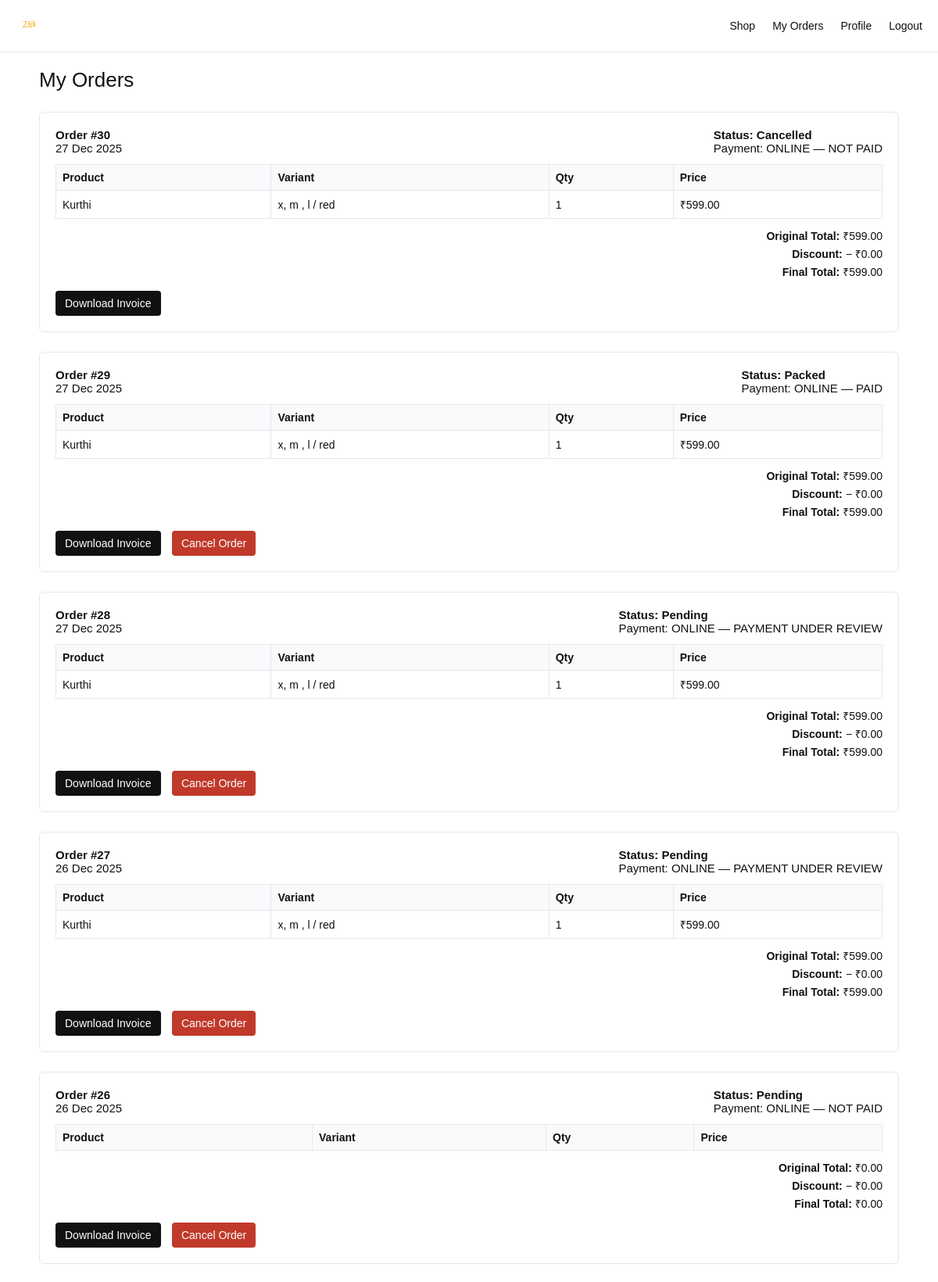
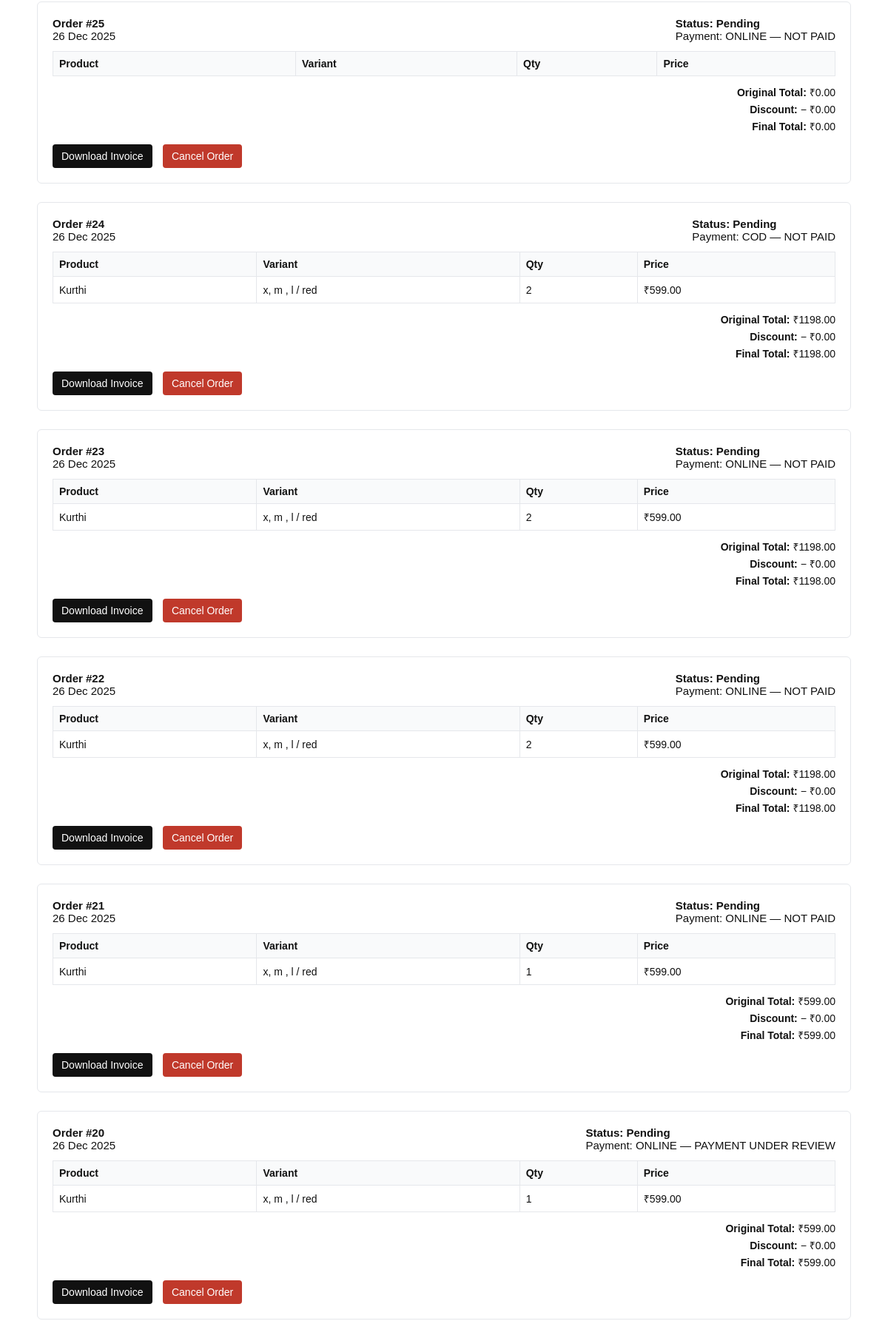
Screenshot of /orders/my-orders/ (signed in, upper part) with the database file from the repository (2 pictures, top to bottom).
### apps/orders/models.py (models this page shows, shortened)
class Order(models.Model):
    STATUS_CHOICES = [
        ('pending', 'Pending'),
        ('packed', 'Packed'),
        ('shipped', 'Shipped'),
        ('delivered', 'Delivered'),
        ('cancelled', 'Cancelled'),
        ('returned', 'Returned'),
    ]
    PAYMENT_STATUS_CHOICES = [
        ('NOT PAID', 'Not Paid'),
        ('PAYMENT UNDER REVIEW', 'Payment Under Review'),
        ('PAID', 'Paid'),
    ]
    user = models.ForeignKey(User, on_delete=models.CASCADE)
    full_name = models.CharField(max_length=200)
    phone = models.CharField(max_length=20)
    address = models.TextField()
    status = models.CharField(
        max_length=20,
        choices=STATUS_CHOICES,
        default='pending'
    )
    payment_method = models.CharField(
        max_length=20,
        default='COD'
    )
    payment_status = models.CharField(
        max_length=30,
        choices=PAYMENT_STATUS_CHOICES,
        default='NOT PAID'
    )
    payment_reference = models.CharField(
        max_length=100,
        blank=True,
        null=True
    )
    payment_screenshot = models.ImageField(
        upload_to='payments/',
        blank=True,
        null=True
    )
    coupon_code = models.CharField(
        max_length=20,
        blank=True,
        null=True
    )
    discount_percent = models.PositiveIntegerField(default=0)
    created_at = models.DateTimeField(auto_now_add=True)
    def subtotal(self):
        return sum(
            item.price * item.quantity
            for item in self.items.all()
        )
    def original_total(self):
        return sum(
            item.variant.product.price * item.quantity
            for item in self.items.all()
        )
    def discount_amount(self):
        return self.original_total() - self.subtotal()
    def final_total(self):
        return self.subtotal()

class OrderItem(models.Model):
    order = models.ForeignKey(
        'orders.Order',
        related_name='items',
        on_delete=models.CASCADE
    )
    variant = models.ForeignKey(
        ProductVariant,
        on_delete=models.CASCADE
    )
    quantity = models.PositiveIntegerField()
    price = models.DecimalField(
        max_digits=10,
        decimal_places=2
    )

### apps/products/models.py (models this page shows, shortened)
class ProductVariant(models.Model):
    product = models.ForeignKey(
        Product,
        on_delete=models.CASCADE,
        related_name='variants'
    )
    size = models.CharField(max_length=20)
    color = models.CharField(max_length=30)
    stock = models.PositiveIntegerField()
    is_active = models.BooleanField(default=True)

class Product(models.Model):
    category = models.ForeignKey(
        Category,
        on_delete=models.CASCADE,
        related_name='products'
    )
    name = models.CharField(max_length=200)
    slug = models.SlugField(unique=True)
    description = models.TextField()
    price = models.DecimalField(max_digits=10, decimal_places=2)
    is_active = models.BooleanField(default=True)
    created_at = models.DateTimeField(auto_now_add=True)

### apps/orders/views.py (the view)
# urls.py: path('my-orders/', my_orders, name='my_orders'),
@login_required
def my_orders(request):
    orders = Order.objects.filter(user=request.user).order_by('-created_at')
    return render(request, 'customer/my_orders.html', {'orders': orders})

### templates/customer/my_orders.html (shortened to what this page needs)
{% extends "base.html" %}
{% load static %}
{% block content %}
<div class="orders-container">
    <div class="orders-title">My Orders</div>
    {% if orders %}
        {% for order in orders %}
        <div class="order-card">
            <div class="order-header">
                <div>
                    <strong>Order #{{ order.id }}</strong><br>
                    {{ order.created_at|date:"d M Y" }}
                </div>
                <div>
                    <div class="status">Status: {{ order.status }}</div>
                    <div>Payment: {{ order.payment_method }} — {{ order.payment_status }}</div>
                </div>
            </div>
            <table class="order-table">
                <thead>
                    <tr>
                        <th>Product</th>
                        <th>Variant</th>
                        <th>Qty</th>
                        <th>Price</th>
                    </tr>
                </thead>
                <tbody>
                    {% for item in order.items.all %}
                    <tr>
                        <td>{{ item.variant.product.name }}</td>
                        <td>{{ item.variant.size }} / {{ item.variant.color }}</td>
                        <td>{{ item.quantity }}</td>
                        <td>₹{{ item.price }}</td>
                    </tr>
                    {% endfor %}
                </tbody>
            </table>
            <div class="totals">
                <p><strong>Original Total:</strong> ₹{{ order.original_total|floatformat:2 }}</p>
                <p><strong>Discount:</strong> − ₹{{ order.discount_amount|floatformat:2 }}</p>
                <p><strong>Final Total:</strong> ₹{{ order.final_total|floatformat:2 }}</p>
            </div>
            <div class="actions">
                <a href="{% url 'download_invoice' order.id %}">
                    Download Invoice
                </a>
                {% if order.status == 'pending' or order.status == 'packed' %}
                <form method="post"
                      action="{% url 'cancel_order' order.id %}"
                      style="display:inline;">
                    <button type="submit">
                        Cancel Order
                    </button>
                </form>
                {% endif %}
            </div>
        </div>
        {% endfor %}
    {% else %}
        <div class="empty-orders">
            <p>No orders found.</p>
        </div>
    {% endif %}
</div>
{% endblock %}

### templates/base.html (shortened to what this page needs)
{% load static %}
<!DOCTYPE html>
<html lang="en">
<head>
</head>
<body>
<header class="header">
    <div class="logo">
        <img src="{% static 'images/zila-logo.png' %}" alt="Zila Collections">
    </div>
    <nav class="nav-links">
        {% if user.is_authenticated %}
            {% if user.email != "zila@admin.com" %}
                <a href="{% url 'product_list' %}">Shop</a>
                <a href="{% url 'my_orders' %}">My Orders</a>
                <a href="{% url 'customer_profile' %}">Profile</a>
                <a href="{% url 'logout' %}">Logout</a>
            {% endif %}
        {% else %}
            <a href="{% url 'customer_login' %}">Login</a>
            <a href="{% url 'customer_register' %}">Register</a>
        {% endif %}
    </nav>
</header>
<div class="content-wrapper">
    {% block content %}{% endblock %}
</div>
</body>
</html>

### templates/base.html (style rules this page uses)
body { margin: 0; font-family: Arial, Helvetica, sans-serif; color: #111111; background: #ffffff; }
.header { display: flex; align-items: center; justify-content: space-between; padding: 14px 20px; border-bottom: 1px solid #e5e7eb; position: relative; }
.logo img { height: 34px; }
.nav-links { display: flex; align-items: center; }
.nav-links a { margin-left: 22px; text-decoration: none; font-size: 14px; font-weight: 500; color: #111111; position: relative; }
.nav-links a::after { content: ""; position: absolute; left: 0; bottom: -6px; width: 0; height: 2px; background: #F5B400; transition: width 0.2s ease; }
.content-wrapper { padding: 20px; min-height: 70vh; }

### templates/customer/my_orders.html (style rules this page uses)
.orders-container { max-width: 1100px; margin: 0 auto; }
.orders-title { font-size: 26px; margin-bottom: 25px; }
.order-card { border: 1px solid #e5e7eb; border-radius: 6px; padding: 20px; margin-bottom: 25px; background: #fff; }
.order-header { display: flex; justify-content: space-between; flex-wrap: wrap; margin-bottom: 12px; font-size: 15px; }
.order-header strong { font-weight: 600; }
.status { font-weight: 600; text-transform: capitalize; }
.order-table { width: 100%; border-collapse: collapse; margin-top: 12px; font-size: 14px; }
.order-table th, .order-table td { border: 1px solid #e5e7eb; padding: 8px; text-align: left; }
.order-table th { background: #f9fafb; }
.totals { margin-top: 12px; text-align: right; font-size: 14px; }
.totals p { margin: 4px 0; }
.actions { margin-top: 15px; }
.actions a, .actions button { display: inline-block; padding: 8px 12px; margin-right: 10px; text-decoration: none; border: none; cursor: pointer; background: #111; color: #fff; font-size: 14px; border-radius: 4px; }
.actions button { background: #c0392b; }

### rows the page displays
Order: id "30", created_at "27 Dec 2025", status "Cancelled", payment_method "ONLINE", payment_status "NOT PAID", original_total "599.00", discount_amount "0.00", final_total "599.00"
OrderItem: variant.product.name "Kurthi", variant.size "x, m , l", variant.color "red", quantity "1", price "599.00"
Order: id "29", created_at "27 Dec 2025", status "Packed", payment_method "ONLINE", payment_status "PAID", original_total "599.00", discount_amount "0.00", final_total "599.00", shows "Cancel Order"
OrderItem: variant.product.name "Kurthi", variant.size "x, m , l", variant.color "red", quantity "1", price "599.00"
Order: id "28", created_at "27 Dec 2025", status "Pending", payment_method "ONLINE", payment_status "PAYMENT UNDER REVIEW", original_total "599.00", discount_amount "0.00", final_total "599.00", shows "Cancel Order"
OrderItem: variant.product.name "Kurthi", variant.size "x, m , l", variant.color "red", quantity "1", price "599.00"
Order: id "27", created_at "26 Dec 2025", status "Pending", payment_method "ONLINE", payment_status "PAYMENT UNDER REVIEW", original_total "599.00", discount_amount "0.00", final_total "599.00", shows "Cancel Order"
OrderItem: variant.product.name "Kurthi", variant.size "x, m , l", variant.color "red", quantity "1", price "599.00"
Order: id "26", created_at "26 Dec 2025", status "Pending", payment_method "ONLINE", payment_status "NOT PAID", original_total "0.00", discount_amount "0.00", final_total "0.00", shows "Cancel Order"
Order: id "25", created_at "26 Dec 2025", status "Pending", payment_method "ONLINE", payment_status "NOT PAID", original_total "0.00", discount_amount "0.00", final_total "0.00", shows "Cancel Order"
Order: id "24", created_at "26 Dec 2025", status "Pending", payment_method "COD", payment_status "NOT PAID", original_total "1198.00", discount_amount "0.00", final_total "1198.00", shows "Cancel Order"
OrderItem: variant.product.name "Kurthi", variant.size "x, m , l", variant.color "red", quantity "2", price "599.00"
Order: id "23", created_at "26 Dec 2025", status "Pending", payment_method "ONLINE", payment_status "NOT PAID", original_total "1198.00", discount_amount "0.00", final_total "1198.00", shows "Cancel Order"
OrderItem: variant.product.name "Kurthi", variant.size "x, m , l", variant.color "red", quantity "2", price "599.00"
Order: id "22", created_at "26 Dec 2025", status "Pending", payment_method "ONLINE", payment_status "NOT PAID", original_total "1198.00", discount_amount "0.00", final_total "1198.00", shows "Cancel Order"
OrderItem: variant.product.name "Kurthi", variant.size "x, m , l", variant.color "red", quantity "2", price "599.00"
Order: id "21", created_at "26 Dec 2025", status "Pending", payment_method "ONLINE", payment_status "NOT PAID", original_total "599.00", discount_amount "0.00", final_total "599.00", shows "Cancel Order"
OrderItem: variant.product.name "Kurthi", variant.size "x, m , l", variant.color "red", quantity "1", price "599.00"
Order: id "20", created_at "26 Dec 2025", status "Pending", payment_method "ONLINE", payment_status "PAYMENT UNDER REVIEW", original_total "599.00", discount_amount "0.00", final_total "599.00", shows "Cancel Order"
OrderItem: variant.product.name "Kurthi", variant.size "x, m , l", variant.color "red", quantity "1", price "599.00"
